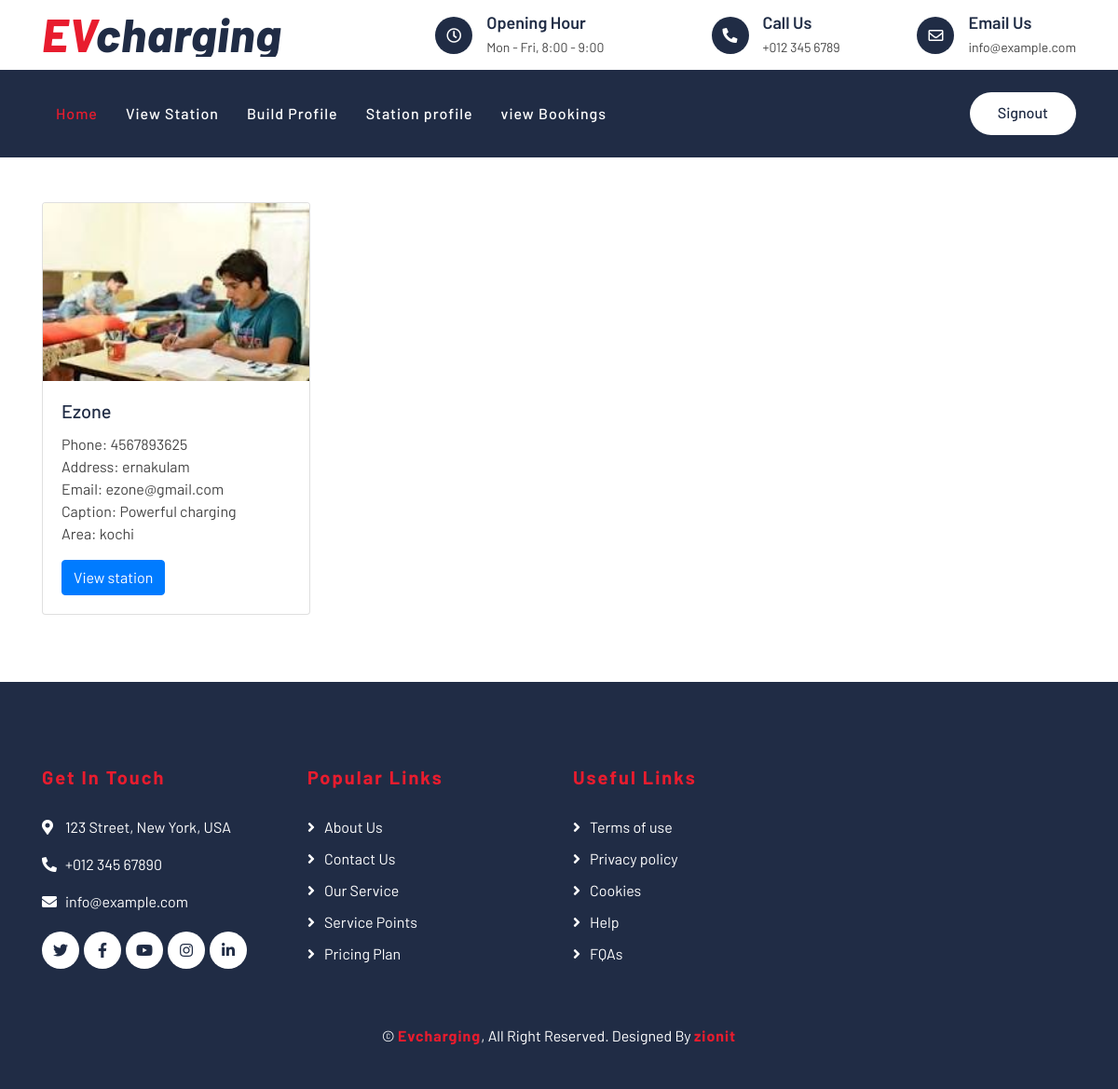
Before: /viewpage/ with the older database file.
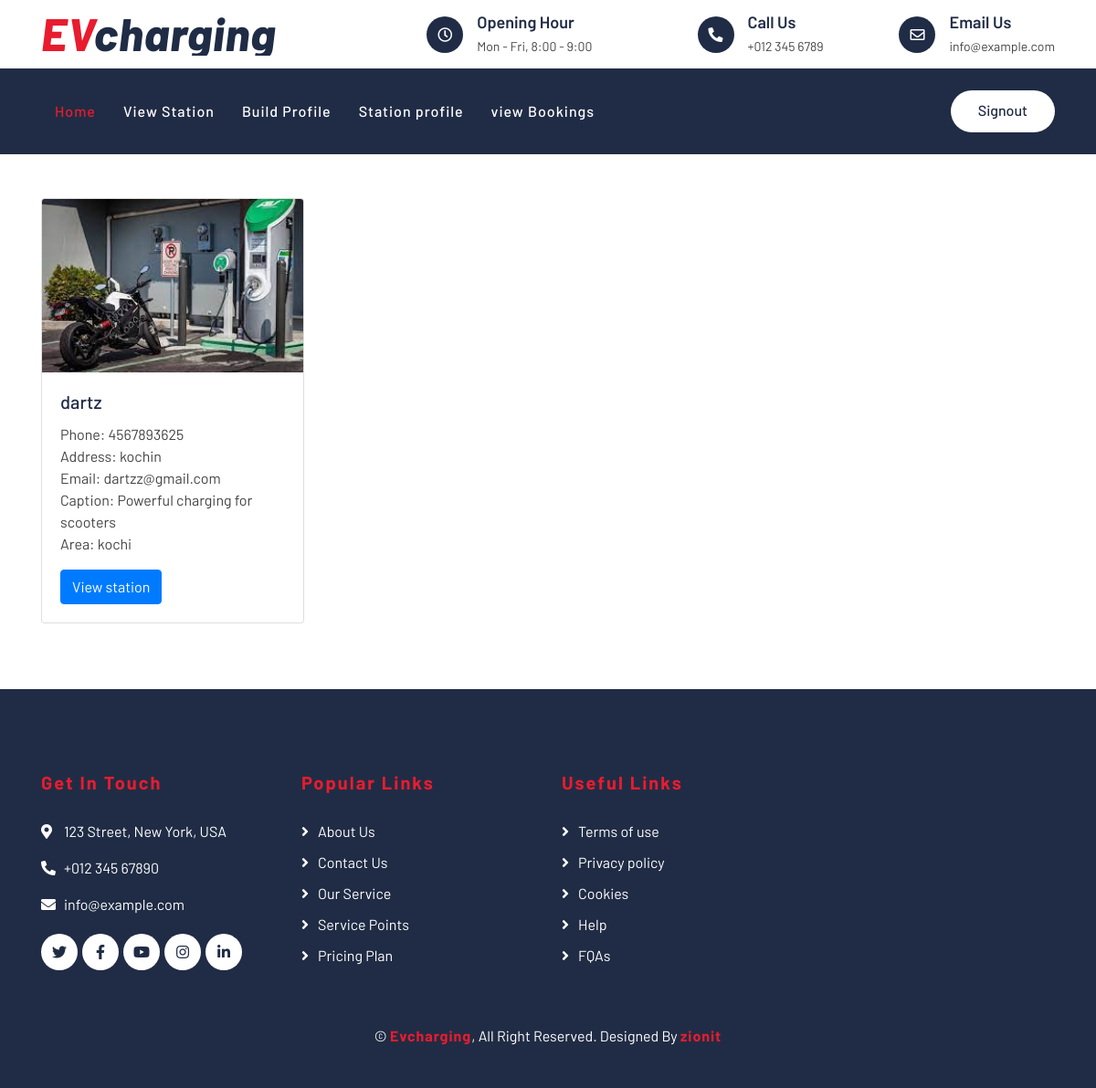
After: the same page with the newer database file.
### station_app/models.py (models this page shows)
class Station(models.Model):
    station_ID=models.AutoField(primary_key=True)
    station_name=models.CharField(max_length=200)
    station_address=models.CharField(max_length=200)
    station_price=models.CharField(max_length=200)
    station_phone=models.CharField(max_length=200)
    station_email=models.EmailField(max_length=200)
    station_caption=models.CharField(max_length=200)
    station_image=models.ImageField(null=True ,blank=True,upload_to="simages")
    station_area=models.CharField(max_length=200)
    slots=models.IntegerField(null=True,blank=True)

### users_app/views.py (the view)
# urls.py: path('viewpage/',views.viewpage,name="viewpage"),
def viewpage(request):
    stations = Station.objects.all()
    return render(request, 'users/viewpage.html', {'stations': stations})

### templates/users/viewpage.html (shortened to what this page needs)
{%load static%}
<!DOCTYPE html>
<html lang="en">
    <head>
        <link href="https://stackpath.bootstrapcdn.com/bootstrap/4.4.1/css/bootstrap.min.css" rel="stylesheet">
        <link href="https://cdnjs.cloudflare.com/ajax/libs/font-awesome/5.10.0/css/all.min.css" rel="stylesheet">
        <link href="{%static '/lib/flaticon/font/flaticon.css' %}" rel="stylesheet">
        <link href="{%static '/lib/animate/animate.min.css' %}" rel="stylesheet">
        <link href="{%static '/lib/owlcarousel/assets/owl.carousel.min.css' %}" rel="stylesheet">
        <link href="{%static '/css/style.css' %}" rel="stylesheet">
    </head>
    <body>
        <div class="top-bar">
            <div class="container">
                <div class="row align-items-center">
                    <div class="col-lg-4 col-md-12">
                        <div class="logo">
                            <a href="index.html">
                                <h1>EV<span>charging</span></h1>
                            </a>
                        </div>
                    </div>
                    <div class="col-lg-8 col-md-7 d-none d-lg-block">
                        <div class="row">
                            <div class="col-4">
                                <div class="top-bar-item">
                                    <div class="top-bar-icon">
                                        <i class="far fa-clock"></i>
                                    </div>
                                    <div class="top-bar-text">
                                        <h3>Opening Hour</h3>
                                        <p>Mon - Fri, 8:00 - 9:00</p>
                                    </div>
                                </div>
                            </div>
                            <div class="col-4">
                                <div class="top-bar-item">
                                    <div class="top-bar-icon">
                                        <i class="fa fa-phone-alt"></i>
                                    </div>
                                    <div class="top-bar-text">
                                        <h3>Call Us</h3>
                                        <p>+012 345 6789</p>
                                    </div>
                                </div>
                            </div>
                            <div class="col-4">
                                <div class="top-bar-item">
                                    <div class="top-bar-icon">
                                        <i class="far fa-envelope"></i>
                                    </div>
                                    <div class="top-bar-text">
                                        <h3>Email Us</h3>
                                        <p>info@example.com</p>
                                    </div>
                                </div>
                            </div>
                        </div>
                    </div>
                </div>
            </div>
        </div>
        <div class="nav-bar">
            <div class="container">
                <nav class="navbar navbar-expand-lg bg-dark navbar-dark">
                    <div class="collapse navbar-collapse justify-content-between" id="navbarCollapse">
                        <div class="navbar-nav mr-auto">
                            <a href="{%url 'index' %}" class="nav-item nav-link active">Home</a>
                            <a href="{%url 'view_stations' %}" class="nav-item nav-link">View Station</a>
                            <li class="nav-item">
                                {% if request.user.userprofile %}
                                    <a class="nav-link" href="{% url 'view_profile' username=request.user.username %}">Profile</a>
                                {% else %}
                                    <a class="nav-link" href="{% url 'build_profile' %}">Build Profile</a>
                                {% endif %}
                            </li>
                            <a href="{%url 'station_profile' %}" class="nav-item nav-link">Station profile</a>
                            <a href="" class="nav-item nav-link">view Bookings</a>
                        </div>
                        <div class="ml-auto">
                            <a class="btn btn-custom" href="{%url 'stationsignout' %}">Signout</a>
                        </div>
                    </div>
                </nav>
            </div>
        </div>
{%block content%}
<div class="container mt-5 mb-5">
    <div class="row">
        {% for station in stations %}
        <div class="col-md-6 mb-4">
            <div class="card" style="width: 18rem;">
                <img src="{{ station.station_image.url }}" class="card-img-top" alt="Station Image">
                <div class="card-body">
                    <h5 class="card-title">{{ station.station_name }}</h5>
                    <p class="card-text">
                        Phone: {{ station.station_phone }}<br>
                        Address: {{ station.station_address }}<br>
                        Email: {{ station.station_email }}<br>
                        Caption: {{ station.station_caption }}<br>
                        Area: {{ station.station_area }}
                    </p>
                    <a href="" class="btn btn-primary">View station</a>
                </div>
            </div>
        </div>
        {% endfor %}
    </div>
    </div>
{%endblock%}
        <div class="footer">
            <div class="container">
                <div class="row">
                    <div class="col-lg-3 col-md-6">
                        <div class="footer-contact">
                            <h2>Get In Touch</h2>
                            <p><i class="fa fa-map-marker-alt"></i>123 Street, New York, USA</p>
                            <p><i class="fa fa-phone-alt"></i>+012 345 67890</p>
                            <p><i class="fa fa-envelope"></i>info@example.com</p>
                            <div class="footer-social">
                                <a class="btn" href=""><i class="fab fa-twitter"></i></a>
                                <a class="btn" href=""><i class="fab fa-facebook-f"></i></a>
                                <a class="btn" href=""><i class="fab fa-youtube"></i></a>
                                <a class="btn" href=""><i class="fab fa-instagram"></i></a>
                                <a class="btn" href=""><i class="fab fa-linkedin-in"></i></a>
                            </div>
                        </div>
                    </div>
                    <div class="col-lg-3 col-md-6">
                        <div class="footer-link">
                            <h2>Popular Links</h2>
                            <a href="">About Us</a>
                            <a href="">Contact Us</a>
                            <a href="">Our Service</a>
                            <a href="">Service Points</a>
                            <a href="">Pricing Plan</a>
                        </div>
                    </div>
                    <div class="col-lg-3 col-md-6">
                        <div class="footer-link">
                            <h2>Useful Links</h2>
                            <a href="">Terms of use</a>
                            <a href="">Privacy policy</a>
                            <a href="">Cookies</a>
                            <a href="">Help</a>
                            <a href="">FQAs</a>
                        </div>
                    </div>
                </div>
            </div>
            <div class="container copyright">
                <p>&copy; <a href="#">Evcharging</a>, All Right Reserved. Designed By <a href="https://htmlcodex.com">zionit</a></p>
            </div>
        </div>
    </body>
</html>

### static/css/style.css (style rules this page uses)
body { color: #444444; font-weight: 400; background: #ffffff; font-family: 'Barlow', sans-serif; }
h1, h2, h3, h4, h5, h6 { color: #202C45; }
a { color: #202C45; transition: .3s; }
.btn.btn-custom { padding: 10px 30px 12px 30px; text-align: center; font-size: 16px; font-weight: 500; color: #ffffff; background: #E81C2E; border: none; border-radius: 60px; box-shadow: inset 0 0 0 0 #202C45; transition: ease-out 0.5s; -webkit-transition: ease-out 0.5s; -moz-transition: ease-out 0.5s; }
.top-bar { position: relative; height: 75px; display: flex; align-items: center; background: #ffffff; }
.top-bar .logo { text-align: left; overflow: hidden; }
.top-bar .logo h1 { margin: -4px 0 0 0; color: #E81C2E; font-size: 50px; line-height: 50px; font-weight: 800; letter-spacing: 1px; font-style: italic; }
.top-bar .logo h1 span { color: #202C45; }
.top-bar .top-bar-item { display: flex; align-items: center; justify-content: flex-end; }
.top-bar .top-bar-icon { width: 40px; height: 40px; display: flex; align-items: center; justify-content: center; background: #202C45; border-radius: 40px; }
.top-bar .top-bar-icon i { margin: 0; color: #ffffff; font-size: 16px; }
.top-bar .top-bar-text { padding-left: 15px; }
.top-bar .top-bar-text h3 { margin: 0 0 5px 0; font-size: 18px; font-weight: 600; }
.top-bar .top-bar-text p { margin: 0; font-size: 14px; font-weight: 400; }
.nav-bar { position: relative; background: #202C45; }
.nav-bar .navbar { padding: 20px 0; background: #202C45 !important; transition: .3s; }
.navbar-dark .navbar-nav .nav-link, .navbar-dark .navbar-nav .nav-link:focus, .navbar-dark .navbar-nav .nav-link:hover, .navbar-dark .navbar-nav .nav-link.active { color: #ffffff; padding: 15px; font-weight: 500; letter-spacing: 1px; }
.navbar-dark .navbar-nav .nav-link:hover, .navbar-dark .navbar-nav .nav-link.active { color: #E81C2E; }
.nav-bar .btn.btn-custom { color: #202C45; background: #ffffff; box-shadow: inset 0 0 0 0 #E81C2E; }
.footer { position: relative; margin-top: 45px; padding-top: 90px; background: #202C45; }
.footer .footer-contact, .footer .footer-link, .footer .footer-newsletter { position: relative; margin-bottom: 45px; color: #ffffff; }
.footer .footer-contact h2, .footer .footer-link h2, .footer .footer-newsletter h2 { margin-bottom: 30px; font-size: 20px; font-weight: 700; letter-spacing: 2px; color: #E81C2E; }
.footer .footer-link a { display: block; margin-bottom: 10px; color: #ffffff; transition: .3s; }
.footer .footer-link a::before { position: relative; content: "\f105"; font-family: "Font Awesome 5 Free"; font-weight: 900; margin-right: 10px; }
.footer .footer-contact p i { width: 25px; }
.footer .footer-social { position: relative; margin-top: 20px; display: flex; }
.footer .footer-social a { width: 40px; height: 40px; display: flex; align-items: center; justify-content: center; color: #202C45; background: #ffffff; border-radius: 40px; margin-right: 5px; transition: .5s; }
.footer .footer-social a:last-child { margin: 0; }
.footer .copyright { text-align: center; padding-top: 15px; padding-bottom: 45px; }
.footer .copyright p { margin: 0; color: #ffffff; }
.footer .copyright p a { color: #E81C2E; font-weight: 700; letter-spacing: 1px; }

Changed rows visible on the page:
removed Station: station_image (picture), station_name "Ezone", station_phone "4567893625", station_address "ernakulam", station_email "ezone@gmail.com", station_caption "Powerful charging", station_area "kochi"
added Station: station_image (picture), station_name "dartz", station_phone "4567893625", station_address "kochin", station_email "dartzz@gmail.com", station_caption "Powerful charging for scooters", station_area "kochi"
